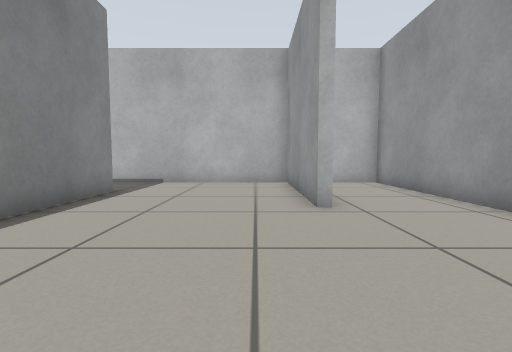
[1] (above)

20 first-person views from a walk through a robot-simulator world made for Gazebo. The camera is 0.5 m above the floor, tilts 4° down and sees 85° across. The floor is counted in squares, 0.5 m on a side. Each view is taken from the middle of a square. On the plan, view 1 faces up. The plan holds only what a view shows up to about 11 squares ahead; the rest is blank.

[2]
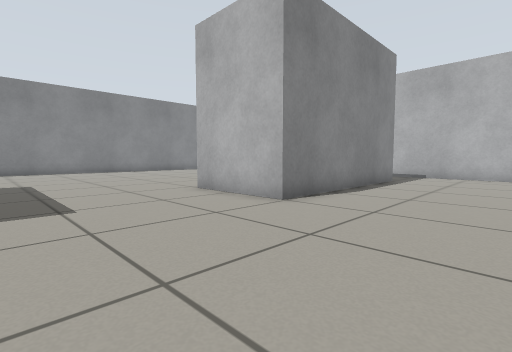

[3]
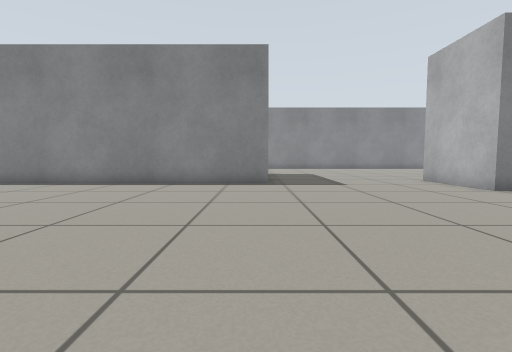

[4]
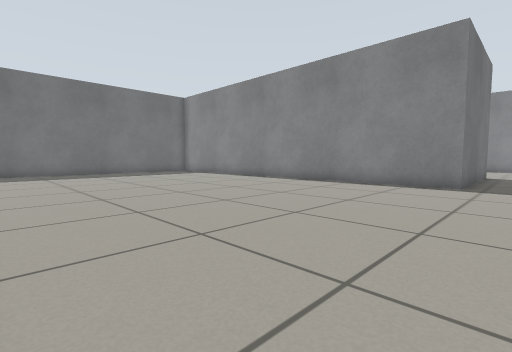

[5]
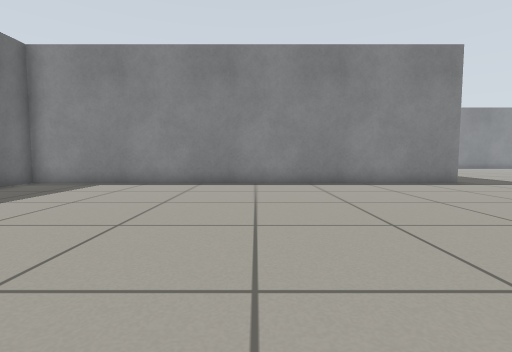

[6]
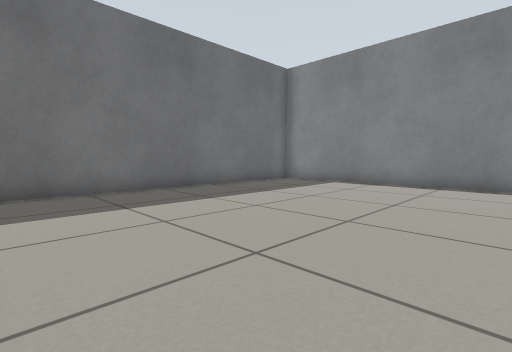

[7]
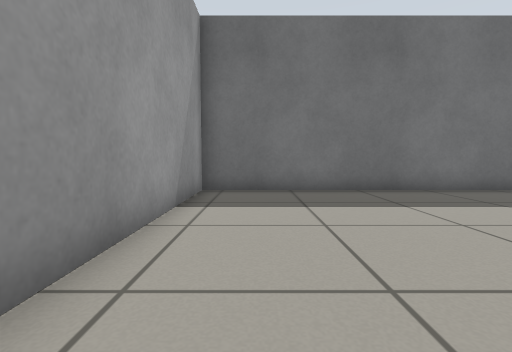

[8]
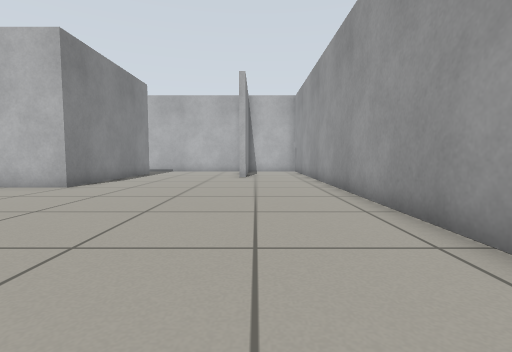

[9]
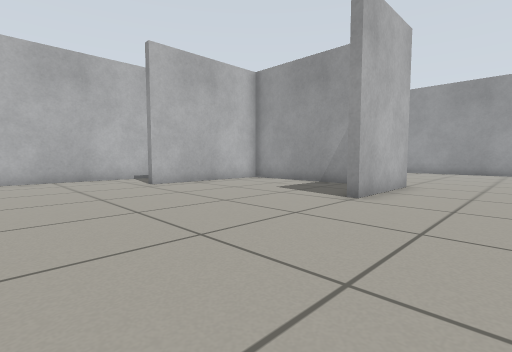

[10]
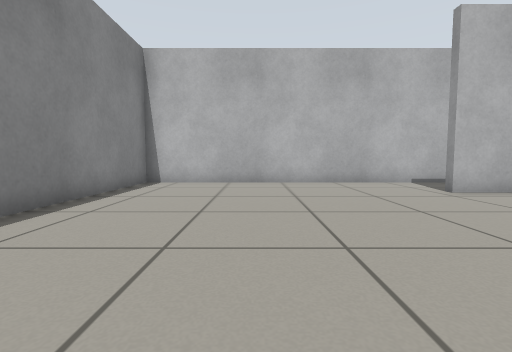

[11]
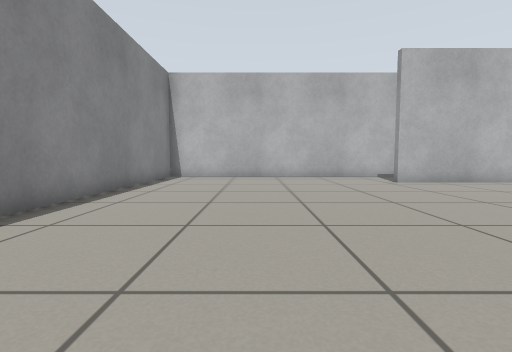

[12]
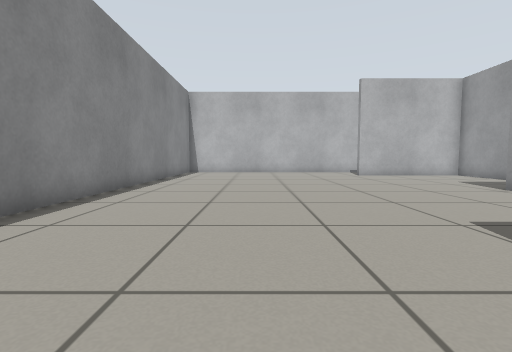

[13]
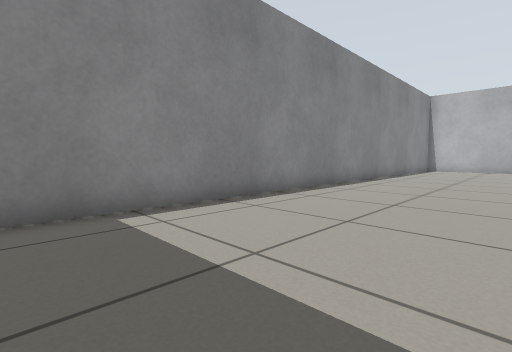

[14]
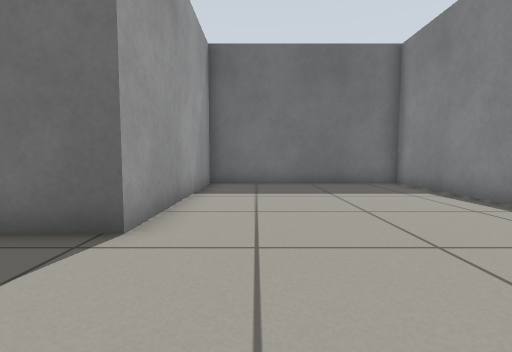

[15]
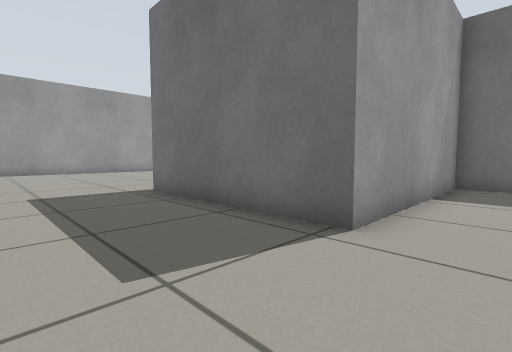

[16]
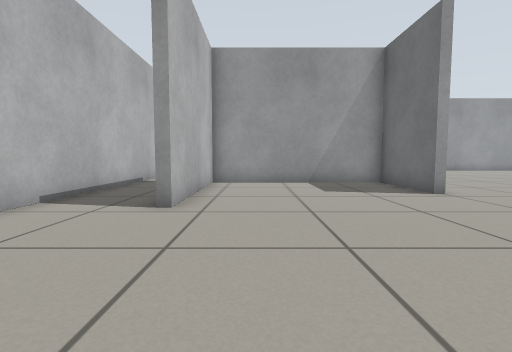

[17]
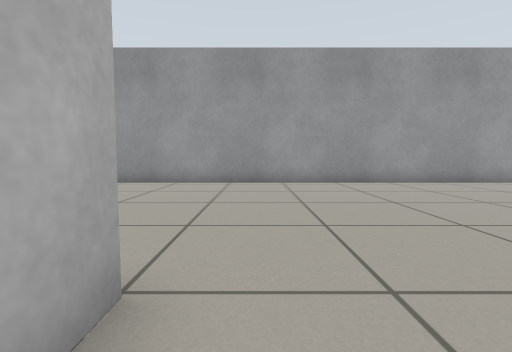

[18]
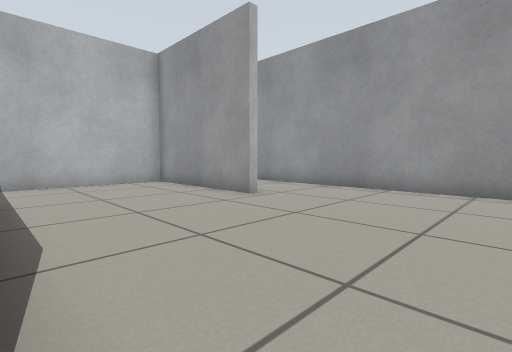

[19]
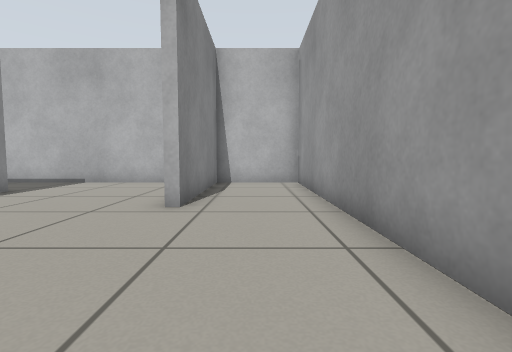

[20]
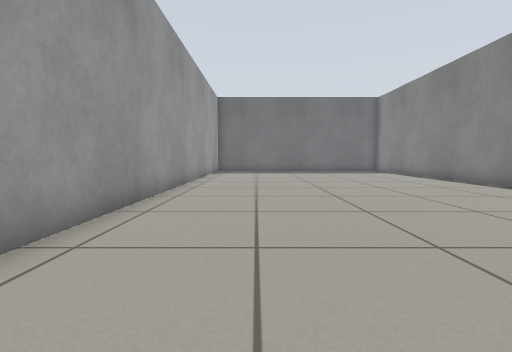

### Floor plan
Points are (right, up) in squares from view 1. A wall is a line through its corners. A room is listed if a view was taken in it or the views show most of it. See-through windows are left out.
Room 1 (views 1, 2, 3, 4, 5, 6, 7, 8, 9, 10, 11, 12, 13, 14, 15, 16, 17, 18, 19, 20)
walls: (-7.6, 1.2) (-4.4, 1.2) (-4.4, 7.6) (-9.6, 7.6); (-4.1, 8) (-4.1, 1) (-7.6, 1); (4.6, -13.1) (4.6, 10.6) (1.5, 10.6) (1.5, 5.5) (1.2, 5.5) (1.2, 10.6) (-19.2, 10.6) (-19.2, -12.3) (-12.3, -12.3) (-12.3, -5.6) (-6.3, -5.6) (-6.3, -21.2) (4.6, -21.2) (4.6, -14.6)

Positions as (right, up) in squares from view 1, and headings:
1: (0, 0), facing up
2: (0, -4), facing up-left
3: (4, -6), facing left
4: (4, -4), facing down-left
5: (4, -13), facing left
6: (4, -13), facing down-left
7: (3, -13), facing down
8: (2, -8), facing up
9: (-14, -2), facing up-right
10: (-15, 0), facing up
11: (-15, -3), facing up
12: (-15, -7), facing up
13: (-14, -11), facing up-left
14: (-14, -2), facing down
15: (-14, -2), facing down-right
16: (-15, 6), facing right
17: (-6, 0), facing right
18: (-4, 0), facing up-right
19: (3, 0), facing up
20: (2, -2), facing down
